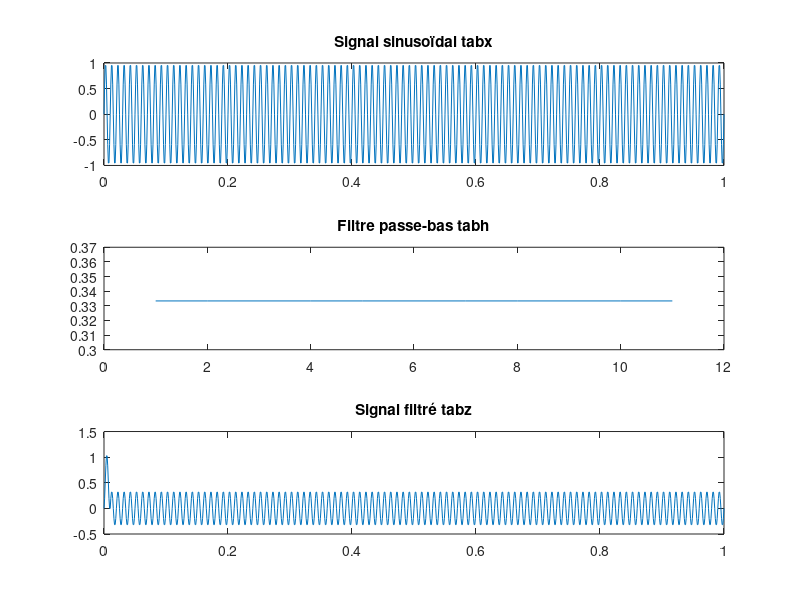

Write MATLAB code to recreate this figure.
clear all
close all
% Paramètres du signal sinusoïdal
f = 100; % Fréquence du signal
fe = 1000; % Fréquence d'échantillonnage
te = 1/fe; % Période d'échantillonnage
t = 0:te:1; % Intervalle de temps
% Génération du signal sinusoïdal (à compléter)
tabx = sin(2*pi*f*t);
% Filtre passe-bas de longueur 11 (à compléter)
N = 11;
tabh = ones(1,N)*1/3;
% Convolution (à compléter)
tabz = conv(tabx,tabh);
% Affichage
figure;
subplot(3,1,1);
plot(t, tabx);
title('Signal sinusoïdal tabx');
subplot(3,1,2);
plot(tabh);
title('Filtre passe-bas tabh');
subplot(3,1,3);
plot(t, tabz(1:length(t)));
title('Signal filtré tabz');